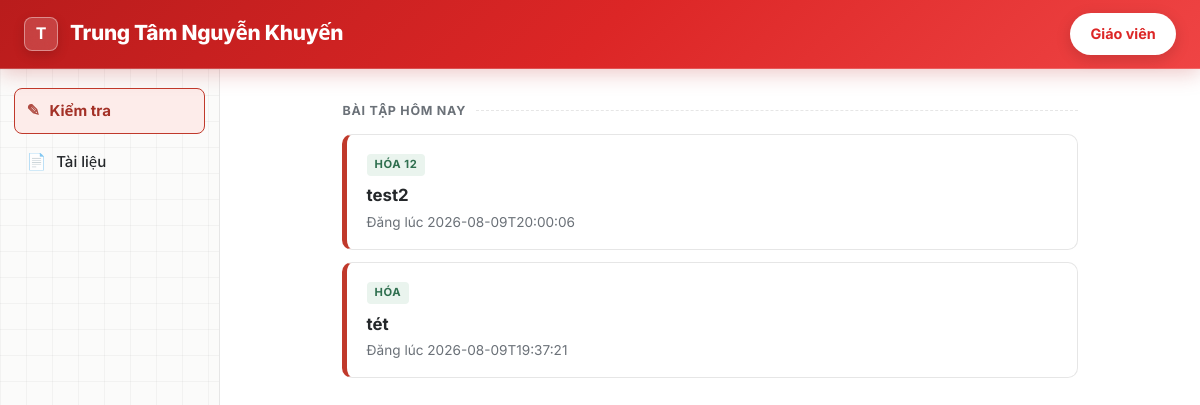
Before: / with the older database file.
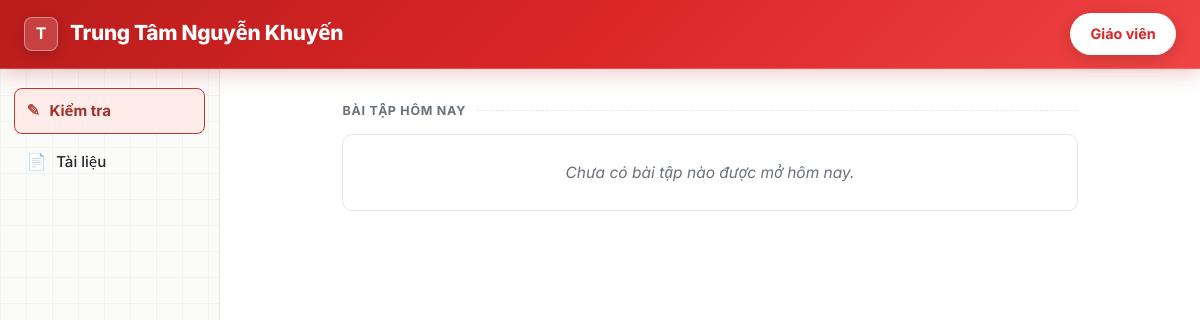
After: the same page with the newer database file.
### tables this page shows
CREATE TABLE exams (
            id INTEGER PRIMARY KEY AUTOINCREMENT,
            title TEXT NOT NULL,
            subject TEXT,
            source_image TEXT,
            raw_ocr_text TEXT,
            status TEXT NOT NULL DEFAULT 'draft',
            available_date TEXT,
            time_limit_minutes INTEGER,
            created_at TEXT NOT NULL
        );

### app.py (the view)
@app.route("/")
def home():
    db = get_db()
    exams = db.execute(
        "SELECT * FROM exams WHERE status = 'published' ORDER BY created_at DESC"
    ).fetchall()
    today = date.today().isoformat()
    today_exams = [e for e in exams if not e["available_date"] or e["available_date"] <= today]
    upcoming_exams = [e for e in exams if e["available_date"] and e["available_date"] > today]
    return render_template(
        "home.html", center_name=CENTER_NAME, today_exams=today_exams, upcoming_exams=upcoming_exams,
        active="kiemtra",
    )

### app.py (called while the page is built)
def get_db():
    if "db" not in g:
        g.db = sqlite3.connect(DB_PATH)
        g.db.row_factory = sqlite3.Row
        g.db.execute("PRAGMA foreign_keys = ON")
    return g.db

### templates/home.html (shortened to what this page needs)
{% extends "base.html" %}
{% block content %}
  <div class="section-label">Bài tập hôm nay</div>
  {% if today_exams %}
    <div class="exam-list" style="margin-bottom:2rem;">
      {% for e in today_exams %}
        <a class="exam-card" href="{{ url_for('exam_entry', exam_id=e['id']) }}">
          {% if e['subject'] %}<span class="subject">{{ e['subject'] }}</span>{% endif %}
          <div class="title">{{ e['title'] }}</div>
          <div class="meta">Đăng lúc {{ e['created_at'] }}</div>
        </a>
      {% endfor %}
    </div>
  {% else %}
    <div class="board empty-note" style="margin-bottom:2rem;">Chưa có bài tập nào được mở hôm nay.</div>
  {% endif %}
{% endblock %}

Changed rows visible on the page:
removed exams: subject "HÓA 12", title "test2", created_at "2026-08-09T20:00:06"
removed exams: subject "HÓA", title "tét", created_at "2026-08-09T19:37:21"
Other visible differences:
text now shown: "Chưa có bài tập nào được mở hôm nay."
